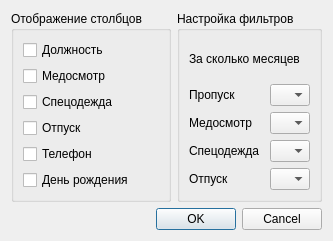
<?xml version="1.0" encoding="UTF-8"?>
<ui version="4.0">
 <class>SetForm</class>
 <widget class="QDialog" name="SetForm">
  <property name="geometry">
   <rect>
    <x>0</x>
    <y>0</y>
    <width>304</width>
    <height>223</height>
   </rect>
  </property>
  <property name="windowTitle">
   <string>Dialog</string>
  </property>
  <layout class="QFormLayout" name="formLayout">
   <item row="0" column="0">
    <widget class="QGroupBox" name="groupBox">
     <property name="title">
      <string>Отображение столбцов</string>
     </property>
     <layout class="QVBoxLayout" name="verticalLayout">
      <item>
       <widget class="QCheckBox" name="checkBoxPosition">
        <property name="text">
         <string>Должность</string>
        </property>
       </widget>
      </item>
      <item>
       <widget class="QCheckBox" name="checkBoxMed">
        <property name="text">
         <string>Медосмотр</string>
        </property>
       </widget>
      </item>
      <item>
       <widget class="QCheckBox" name="checkBoxClothes">
        <property name="text">
         <string>Спецодежда</string>
        </property>
       </widget>
      </item>
      <item>
       <widget class="QCheckBox" name="checkBoxVacation">
        <property name="text">
         <string>Отпуск</string>
        </property>
       </widget>
      </item>
      <item>
       <widget class="QCheckBox" name="checkBoxPhone">
        <property name="text">
         <string>Телефон</string>
        </property>
       </widget>
      </item>
      <item>
       <widget class="QCheckBox" name="checkBoxBirth">
        <property name="text">
         <string>День рождения</string>
        </property>
       </widget>
      </item>
     </layout>
    </widget>
   </item>
   <item row="0" column="1">
    <widget class="QGroupBox" name="groupBox_2">
     <property name="title">
      <string>Настройка фильтров</string>
     </property>
     <layout class="QVBoxLayout" name="verticalLayout_2">
      <item>
       <widget class="QLabel" name="label_5">
        <property name="text">
         <string>За сколько месяцев</string>
        </property>
       </widget>
      </item>
      <item>
       <layout class="QHBoxLayout" name="horizontalLayout">
        <item>
         <widget class="QLabel" name="label">
          <property name="text">
           <string>Пропуск</string>
          </property>
         </widget>
        </item>
        <item>
         <widget class="QComboBox" name="comboBoxPass">
          <property name="maximumSize">
           <size>
            <width>40</width>
            <height>16777215</height>
           </size>
          </property>
         </widget>
        </item>
       </layout>
      </item>
      <item>
       <layout class="QHBoxLayout" name="horizontalLayout_2">
        <item>
         <widget class="QLabel" name="label_2">
          <property name="text">
           <string>Медосмотр</string>
          </property>
         </widget>
        </item>
        <item>
         <widget class="QComboBox" name="comboBoxMed">
          <property name="maximumSize">
           <size>
            <width>40</width>
            <height>16777215</height>
           </size>
          </property>
         </widget>
        </item>
       </layout>
      </item>
      <item>
       <layout class="QHBoxLayout" name="horizontalLayout_3">
        <item>
         <widget class="QLabel" name="label_3">
          <property name="text">
           <string>Спецодежда</string>
          </property>
         </widget>
        </item>
        <item>
         <widget class="QComboBox" name="comboBoxClothes">
          <property name="maximumSize">
           <size>
            <width>40</width>
            <height>16777215</height>
           </size>
          </property>
         </widget>
        </item>
       </layout>
      </item>
      <item>
       <layout class="QHBoxLayout" name="horizontalLayout_4">
        <item>
         <widget class="QLabel" name="label_4">
          <property name="text">
           <string>Отпуск</string>
          </property>
         </widget>
        </item>
        <item>
         <widget class="QComboBox" name="comboBoxVacation">
          <property name="maximumSize">
           <size>
            <width>40</width>
            <height>16777215</height>
           </size>
          </property>
         </widget>
        </item>
       </layout>
      </item>
     </layout>
    </widget>
   </item>
   <item row="1" column="0" colspan="2">
    <widget class="QDialogButtonBox" name="buttonBox">
     <property name="orientation">
      <enum>Qt::Horizontal</enum>
     </property>
     <property name="standardButtons">
      <set>QDialogButtonBox::Cancel|QDialogButtonBox::Ok</set>
     </property>
    </widget>
   </item>
  </layout>
 </widget>
 <resources/>
 <connections>
  <connection>
   <sender>buttonBox</sender>
   <signal>accepted()</signal>
   <receiver>SetForm</receiver>
   <slot>accept()</slot>
   <hints>
    <hint type="sourcelabel">
     <x>248</x>
     <y>254</y>
    </hint>
    <hint type="destinationlabel">
     <x>157</x>
     <y>274</y>
    </hint>
   </hints>
  </connection>
  <connection>
   <sender>buttonBox</sender>
   <signal>rejected()</signal>
   <receiver>SetForm</receiver>
   <slot>reject()</slot>
   <hints>
    <hint type="sourcelabel">
     <x>316</x>
     <y>260</y>
    </hint>
    <hint type="destinationlabel">
     <x>286</x>
     <y>274</y>
    </hint>
   </hints>
  </connection>
 </connections>
</ui>
